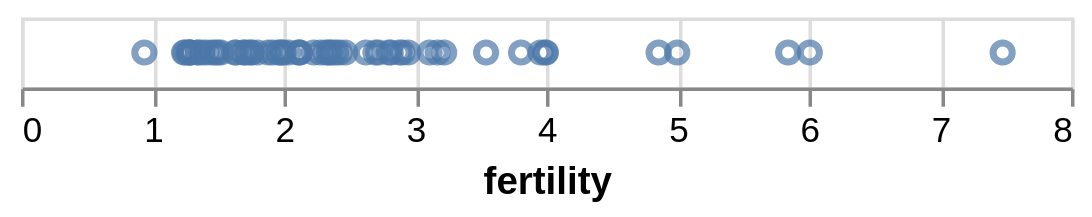

Notebook cell for this chart:
### Markdown cell above
### 2.3.1.- X

El canal de codificación `x` establece una marca en posición horizontal

### Code cell
( alt.Chart(df2000)
     .mark_point()
     .encode(
        alt.X('fertility:Q')
    )
)

### Figure 1 — Vega-Lite specification as saved in the notebook (floating-point values rounded to 4 significant figures)
{"config": {"view": {"continuousWidth": 300, "continuousHeight": 300}}, "data": {"name": "data-5bbc1a2d42e71c72ac9cf13ffaf6d268"}, "mark": {"type": "point"}, "encoding": {"x": {"field": "fertility", "type": "quantitative"}}, "$schema": "https://vega.github.io/schema/vega-lite/v6.1.0.json", "datasets": {"data-5bbc1a2d42e71c72ac9cf13ffaf6d268": [{"year": 2000, "country": "Afghanistan", "cluster": 0, "pop": 23898198, "life_expect": 42.13, "fertility": 7.479}, {"year": 2000, "country": "Argentina", "cluster": 3, "pop": 37497728, "life_expect": 74.34, "fertility": 2.35}, {"year": 2000, "country": "Aruba", "cluster": 3, "pop": 69539, "life_expect": 73.45, "fertility": 2.124}, {"year": 2000, "country": "Australia", "cluster": 4, "pop": 19164620, "life_expect": 80.37, "fertility": 1.756}, {"year": 2000, "country": "Austria", "cluster": 1, "pop": 8113413, "life_expect": 78.98, "fertility": 1.382}, {"year": 2000, "country": "Bahamas", "cluster": 3, "pop": 290075, "life_expect": 71.07, "fertility": 2.111}, {"year": 2000, "country": "Bangladesh", "cluster": 0, "pop": 130406594, "life_expect": 62.01, "fertility": 3.224}, {"year": 2000, "country": "Barbados", "cluster": 3, "pop": 273483, "life_expect": 75.97, "fertility": 1.5}, {"year": 2000, "country": "Belgium", "cluster": 1, "pop": 10263618, "life_expect": 78.32, "fertility": 1.638}, {"year": 2000, "country": "Bolivia", "cluster": 3, "pop": 8152620, "life_expect": 63.88, "fertility": 3.958}, {"year": 2000, "country": "Brazil", "cluster": 3, "pop": 175552771, "life_expect": 71.01, "fertility": 2.345}, {"year": 2000, "country": "Canada", "cluster": 3, "pop": 31278097, "life_expect": 79.77, "fertility": 1.522}, {"year": 2000, "country": "Chile", "cluster": 3, "pop": 15153450, "life_expect": 77.86, "fertility": 2.0}, {"year": 2000, "country": "China", "cluster": 4, "pop": 1262645000, "life_expect": 72.03, "fertility": 1.7}, {"year": 2000, "country": "Colombia", "cluster": 3, "pop": 39685655, "life_expect": 71.68, "fertility": 2.47}, {"year": 2000, "country": "Costa Rica", "cluster": 3, "pop": 3710558, "life_expect": 78.12, "fertility": 2.281}, {"year": 2000, "country": "Croatia", "cluster": 1, "pop": 4410830, "life_expect": 74.88, "fertility": 1.348}, {"year": 2000, "country": "Cuba", "cluster": 3, "pop": 11134273, "life_expect": 77.16, "fertility": 1.63}, {"year": 2000, "country": "Dominican Republic", "cluster": 3, "pop": 8385828, "life_expect": 70.85, "fertility": 2.95}, {"year": 2000, "country": "Ecuador", "cluster": 3, "pop": 12505204, "life_expect": 74.17, "fertility": 2.817}, {"year": 2000, "country": "Egypt", "cluster": 5, "pop": 70492342, "life_expect": 69.81, "fertility": 3.174}, {"year": 2000, "country": "El Salvador", "cluster": 3, "pop": 6122515, "life_expect": 70.73, "fertility": 2.883}, {"year": 2000, "country": "Finland", "cluster": 1, "pop": 5168595, "life_expect": 78.37, "fertility": 1.754}, {"year": 2000, "country": "France", "cluster": 1, "pop": 59381628, "life_expect": 79.59, "fertility": 1.883}, {"year": 2000, "country": "Georgia", "cluster": 1, "pop": 4777209, "life_expect": 70.48, "fertility": 1.478}, {"year": 2000, "country": "Germany", "cluster": 1, "pop": 82187909, "life_expect": 78.67, "fertility": 1.346}, {"year": 2000, "country": "Greece", "cluster": 1, "pop": 10559110, "life_expect": 78.26, "fertility": 1.277}, {"year": 2000, "country": "Grenada", "cluster": 3, "pop": 89312, "life_expect": 67.75, "fertility": 2.429}, {"year": 2000, "country": "Haiti", "cluster": 3, "pop": 7306302, "life_expect": 58.14, "fertility": 4.0}, {"year": 2000, "country": "Hong Kong", "cluster": 4, "pop": 6658720, "life_expect": 81.5, "fertility": 0.94}, {"year": 2000, "country": "Iceland", "cluster": 1, "pop": 281043, "life_expect": 80.5, "fertility": 1.993}, {"year": 2000, "country": "India", "cluster": 0, "pop": 1007702000, "life_expect": 62.88, "fertility": 3.113}, {"year": 2000, "country": "Indonesia", "cluster": 4, "pop": 206265000, "life_expect": 68.59, "fertility": 2.376}, {"year": 2000, "country": "Iran", "cluster": 5, "pop": 65660289, "life_expect": 69.45, "fertility": 2.124}, {"year": 2000, "country": "Iraq", "cluster": 5, "pop": 22675617, "life_expect": 57.05, "fertility": 4.858}, {"year": 2000, "country": "Ireland", "cluster": 1, "pop": 3791690, "life_expect": 77.78, "fertility": 1.969}, {"year": 2000, "country": "Israel", "cluster": 5, "pop": 5842454, "life_expect": 79.7, "fertility": 2.906}, {"year": 2000, "country": "Italy", "cluster": 1, "pop": 57719337, "life_expect": 80.24, "fertility": 1.286}, {"year": 2000, "country": "Jamaica", "cluster": 3, "pop": 2615467, "life_expect": 72.05, "fertility": 2.628}, {"year": 2000, "country": "Japan", "cluster": 4, "pop": 126699784, "life_expect": 82.0, "fertility": 1.291}, {"year": 2000, "country": "Kenya", "cluster": 2, "pop": 29985839, "life_expect": 50.99, "fertility": 5.0}, {"year": 2000, "country": "South Korea", "cluster": 4, "pop": 21647682, "life_expect": 66.66, "fertility": 1.917}, {"year": 2000, "country": "North Korea", "cluster": 4, "pop": 47351083, "life_expect": 77.05, "fertility": 1.242}, {"year": 2000, "country": "Lebanon", "cluster": 5, "pop": 3578036, "life_expect": 71.03, "fertility": 2.319}, {"year": 2000, "country": "Mexico", "cluster": 3, "pop": 99926620, "life_expect": 74.9, "fertility": 2.401}, {"year": 2000, "country": "Netherlands", "cluster": 1, "pop": 15907853, "life_expect": 78.53, "fertility": 1.726}, {"year": 2000, "country": "New Zealand", "cluster": 4, "pop": 3819762, "life_expect": 79.11, "fertility": 1.964}, {"year": 2000, "country": "Nigeria", "cluster": 2, "pop": 114306700, "life_expect": 46.61, "fertility": 5.845}, {"year": 2000, "country": "Norway", "cluster": 1, "pop": 4492400, "life_expect": 79.05, "fertility": 1.801}, {"year": 2000, "country": "Pakistan", "cluster": 0, "pop": 146342958, "life_expect": 63.61, "fertility": 3.994}, {"year": 2000, "country": "Peru", "cluster": 3, "pop": 25979722, "life_expect": 69.91, "fertility": 2.7}, {"year": 2000, "country": "Philippines", "cluster": 4, "pop": 79739825, "life_expect": 70.3, "fertility": 3.544}, {"year": 2000, "country": "Poland", "cluster": 1, "pop": 38654164, "life_expect": 74.67, "fertility": 1.251}, {"year": 2000, "country": "Portugal", "cluster": 1, "pop": 10335597, "life_expect": 77.29, "fertility": 1.454}, {"year": 2000, "country": "Rwanda", "cluster": 2, "pop": 7507056, "life_expect": 43.41, "fertility": 6.01}, {"year": 2000, "country": "Saudi Arabia", "cluster": 5, "pop": 23153090, "life_expect": 71.63, "fertility": 3.81}, {"year": 2000, "country": "South Africa", "cluster": 2, "pop": 44066197, "life_expect": 53.37, "fertility": 2.802}, {"year": 2000, "country": "Spain", "cluster": 1, "pop": 40016081, "life_expect": 79.78, "fertility": 1.287}, {"year": 2000, "country": "Switzerland", "cluster": 1, "pop": 7266920, "life_expect": 80.62, "fertility": 1.415}, {"year": 2000, "country": "Turkey", "cluster": 1, "pop": 65666677, "life_expect": 70.84, "fertility": 2.23}, {"year": 2000, "country": "United Kingdom", "cluster": 1, "pop": 59522468, "life_expect": 78.47, "fertility": 1.695}, {"year": 2000, "country": "United States", "cluster": 3, "pop": 282338631, "life_expect": 77.31, "fertility": 2.038}, {"year": 2000, "country": "Venezuela", "cluster": 3, "pop": 23542649, "life_expect": 72.77, "fertility": 2.723}]}}
